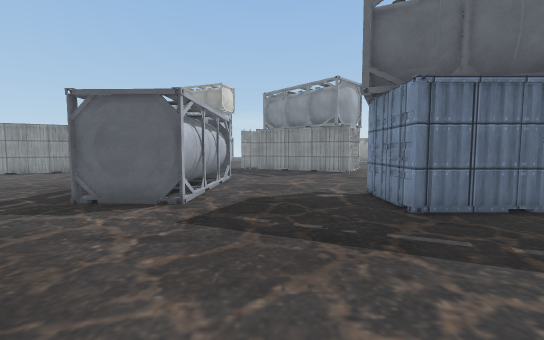
[1] (above)

24 first-person views from a walk through a 3-D level made in the Unity game engine. The camera is 1.4 m above the floor, tilts 4° down and sees 90° across. The floor is counted in squares, 1 m on a side. Each view is taken from the middle of a square. On the plan, view 1 faces up. The plan holds only what a view shows up to about 13 squares ahead; the rest is blank. The place goes on beyond the plan. The player is left out. Some animated figures are not drawn. Some surface patterns are stand-ins.

[2]
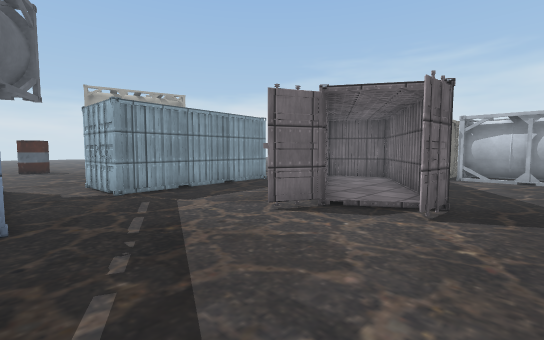

[3]
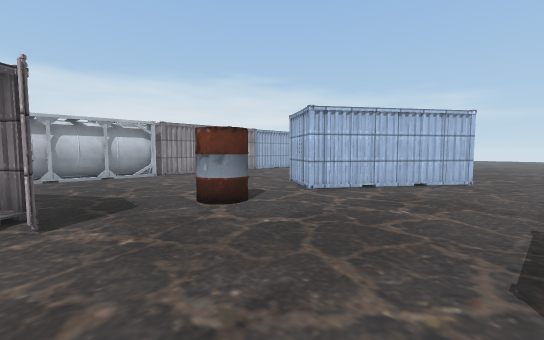

[4]
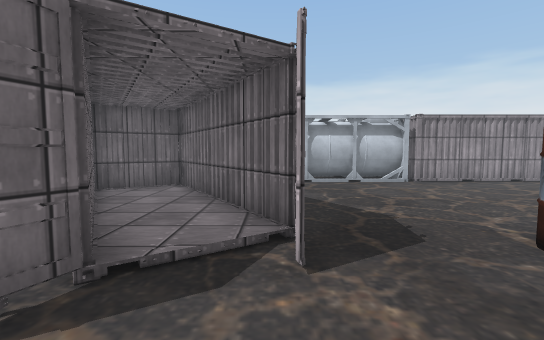

[5]
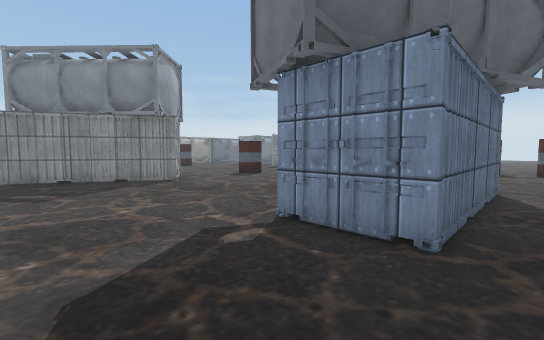

[6]
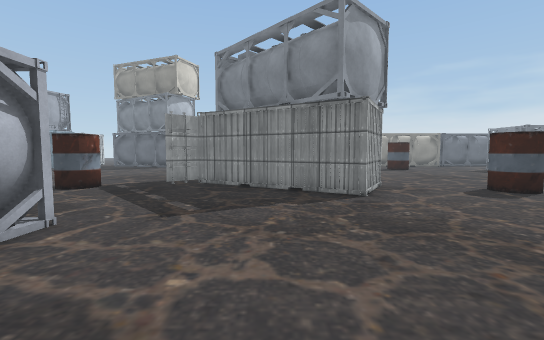

[7]
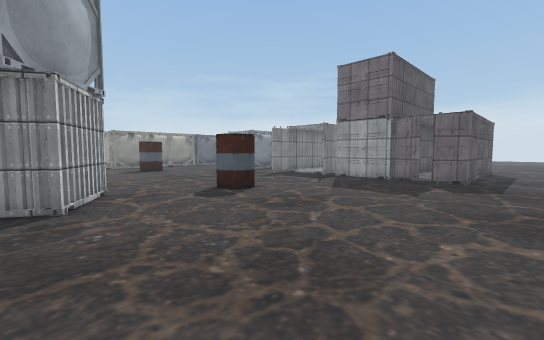

[8]
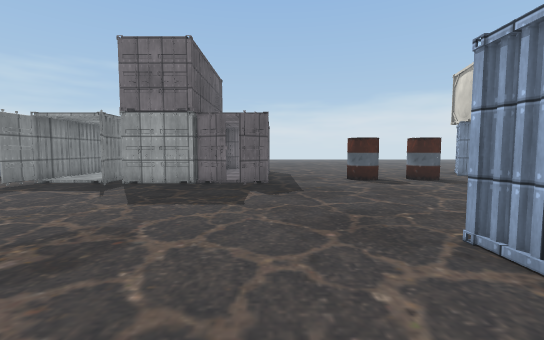

[9]
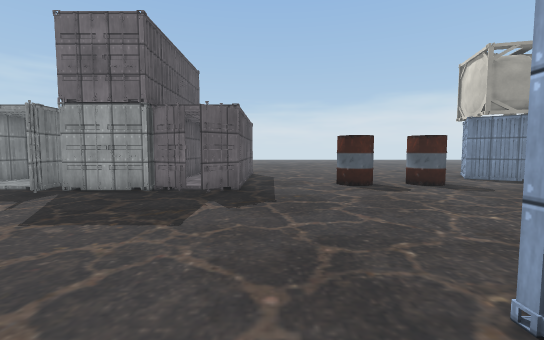

[10]
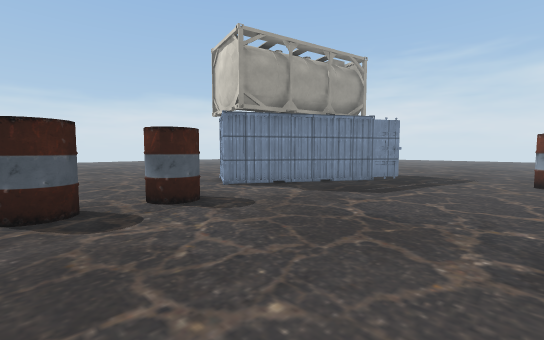

[11]
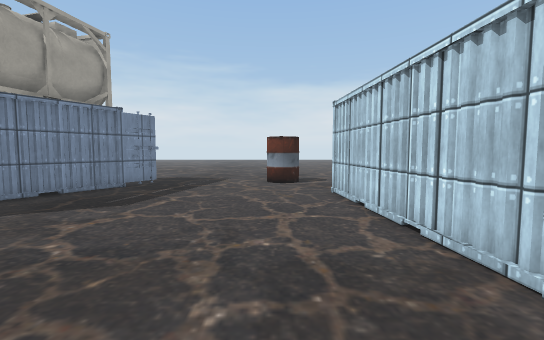

[12]
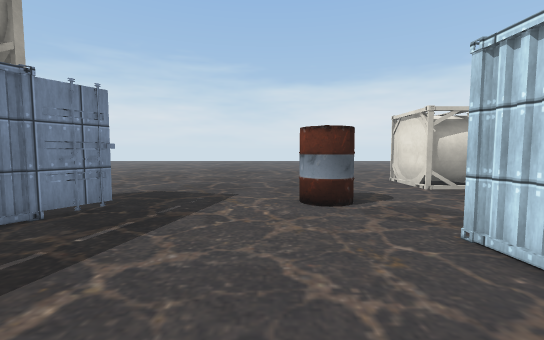

[13]
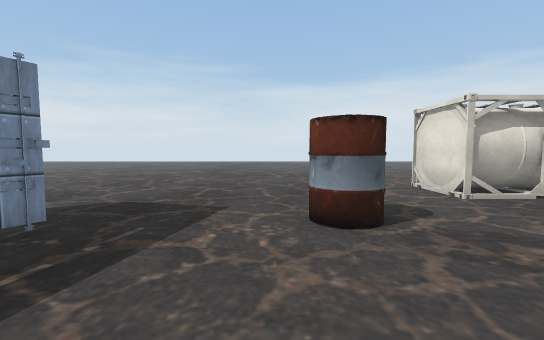

[14]
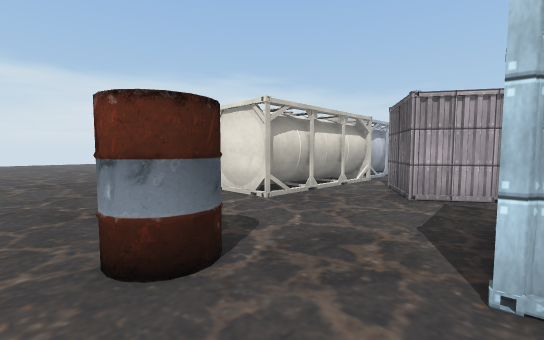

[15]
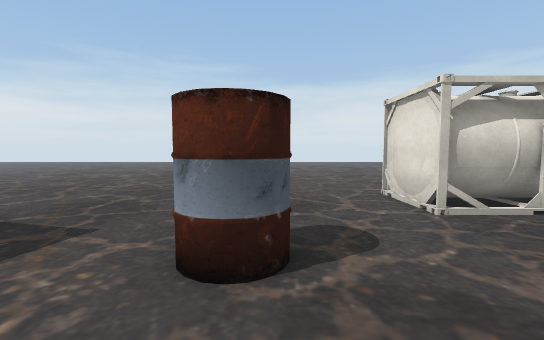

[16]
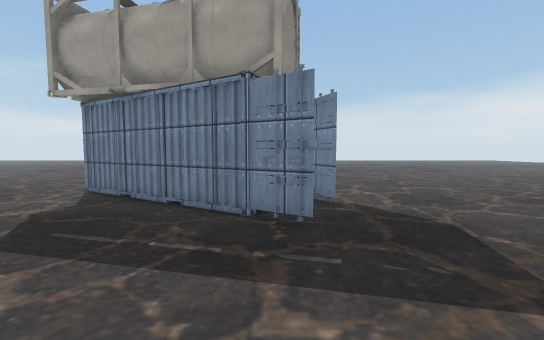

[17]
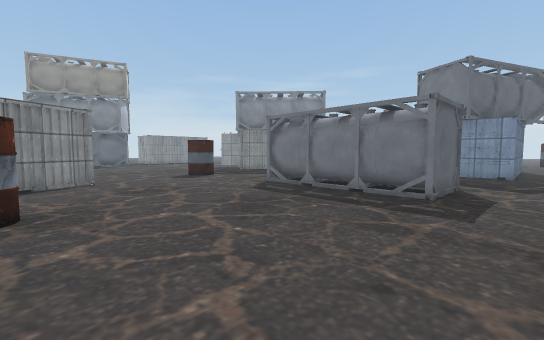

[18]
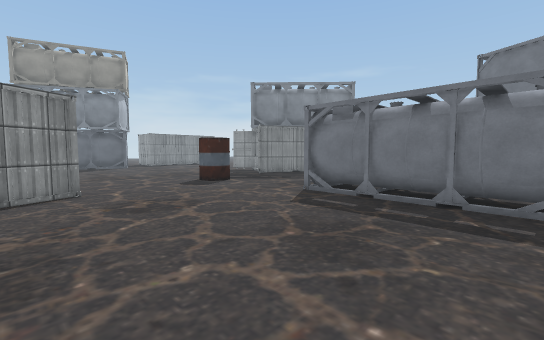

[19]
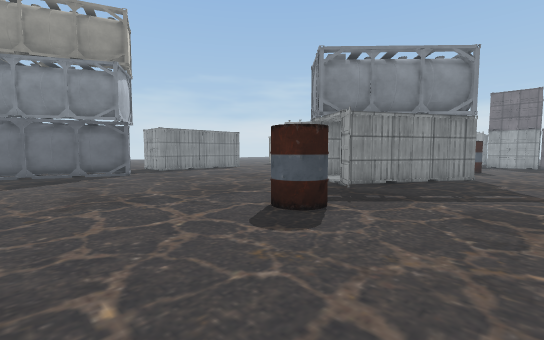

[20]
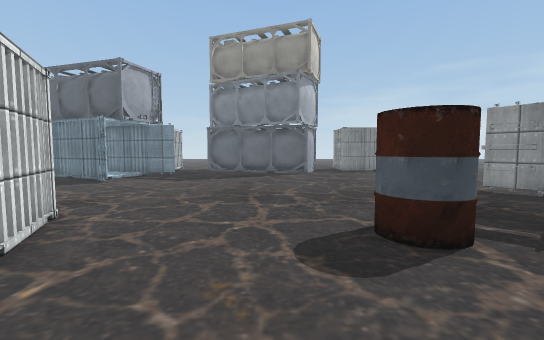

[21]
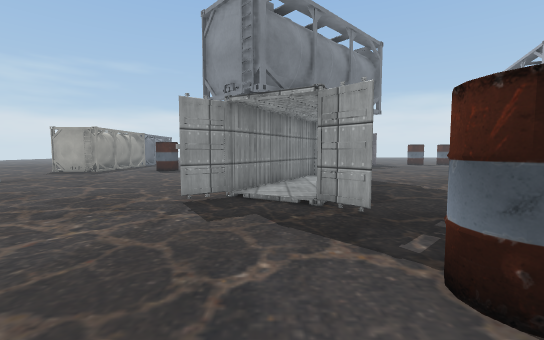

[22]
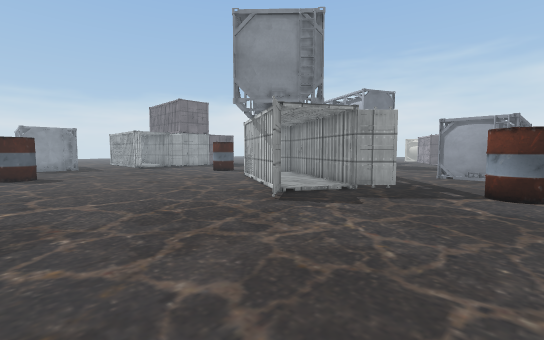

[23]
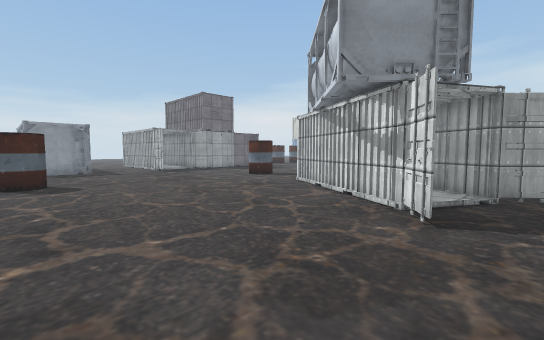

[24]
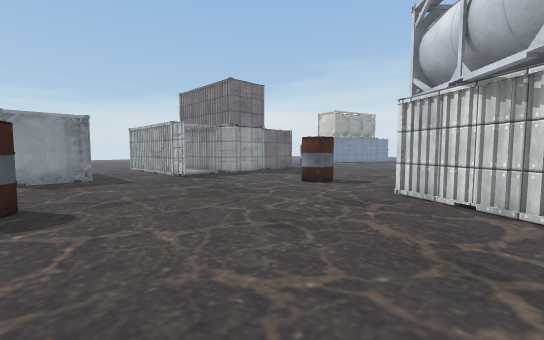

### Floor plan
Key: @ floor where view 1 was taken; # wall or solid block; . main floor; : floor 0.25 m higher than the main floor; C container; O other object.
Columns run from 15 left of view 1 to 21 right of it. Each row starts with its distance up from view 1.
 30     .... . ...............OO
 29     ..... ................OO.... OOO
 28 .................................#
 27 C................................#
 26 .................................O
 25 .................................
 24 ...............C................
 23  ..............CC.................
 22  ..............: CC............CCCCC
 21   C...........C:   CC............:
 20    C.....OO..C.CC   CC...........:
 19   ##.....OO......CC  C...OO.....CCC
 18  ##CC.............CCC....OO......C
 17  #C.................C............#
 16  ................................#
 15  ................................C
 14  .........O##O..................C:
 13 OO........O #O..................C:
 12 OO........O #O...................CCCC
 11  .........O O........................
 10  .........O #....... ................
  9  .........O #O....C     ##...........
  8  .........O O.....C       ........OO
  7  .........OOOO....C        .......OO
  6 ..................C#######...........
  5 ..................................OO.
  4 C......................CC.........OO.
  3  ##...................###............
  2   ##..................###............
  1    ##C..........CC....###...........C
  0     ##C..OO...C@C.....###C.........CC
 -1      #...OO...C: C....#  C.........C
 -2     CC........C  CC ..#  #........CC
 -3      .........CC  C   #  C........C
 -4        ........CC CC.............C
 -5       ......... C  C............CC
 -6      .......... CC CC.....OO....C.CC
 -7     .............CC.......OO......C..
 -8    ..................................
 -9   CCCCCCO.O.O.O.OOOOOOO..............
-10        ##OOOOOO       #..............
-11                       #..............
-12                       O..............
-13                       ...............

Positions as (right, up) in squares from view 1, and headings:
1: (0, 0), facing up
2: (-3, 6), facing down-right
3: (-1, 6), facing down-left
4: (-1, 3), facing down
5: (-1, 5), facing up-right
6: (2, 9), facing up
7: (4, 10), facing up-right
8: (6, 12), facing right
9: (8, 11), facing right
10: (12, 8), facing down-right
11: (12, 6), facing down
12: (13, 1), facing down
13: (13, -1), facing down
14: (13, -3), facing down-left
15: (11, -3), facing down
16: (12, -5), facing right
17: (-14, 5), facing up-right
18: (-13, 8), facing up-right
19: (-11, 15), facing up-right
20: (-8, 15), facing up
21: (-8, 22), facing right
22: (-6, 30), facing down-right
23: (-2, 30), facing down-right
24: (3, 29), facing down-right
